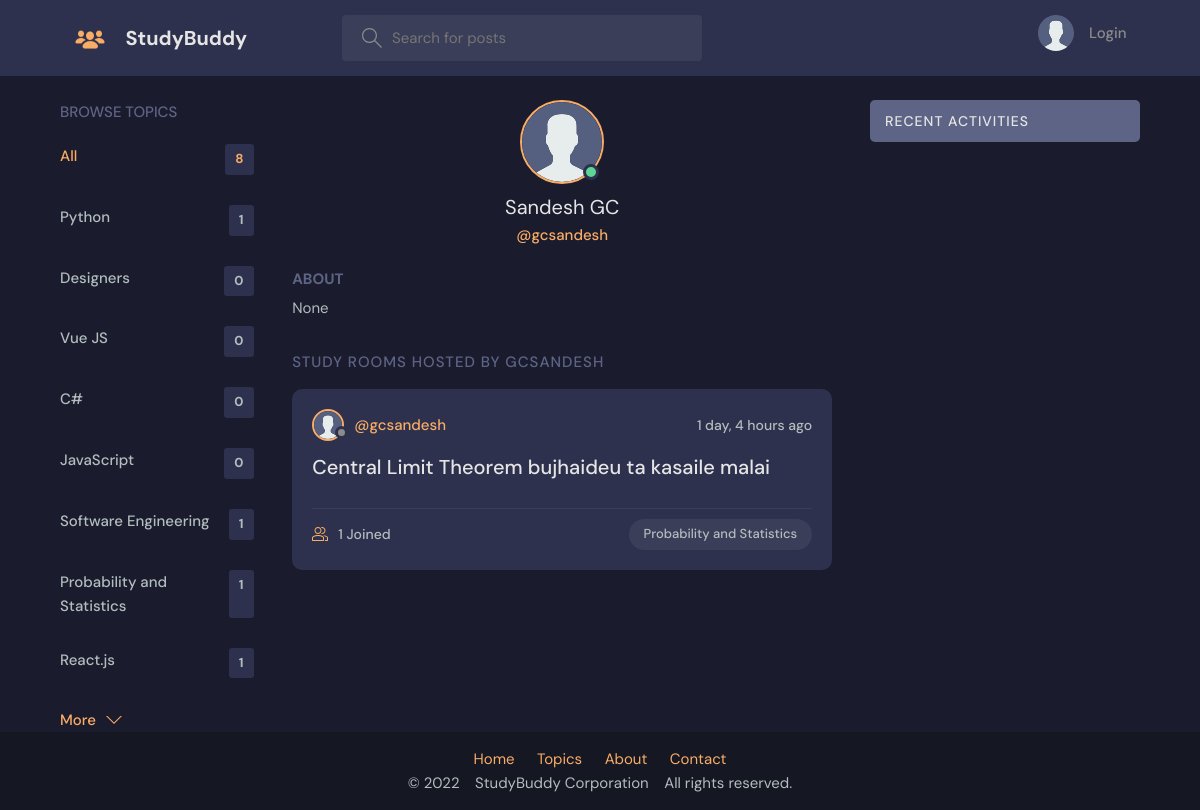
/profile/11/, run on an earlier commit of the app's database.
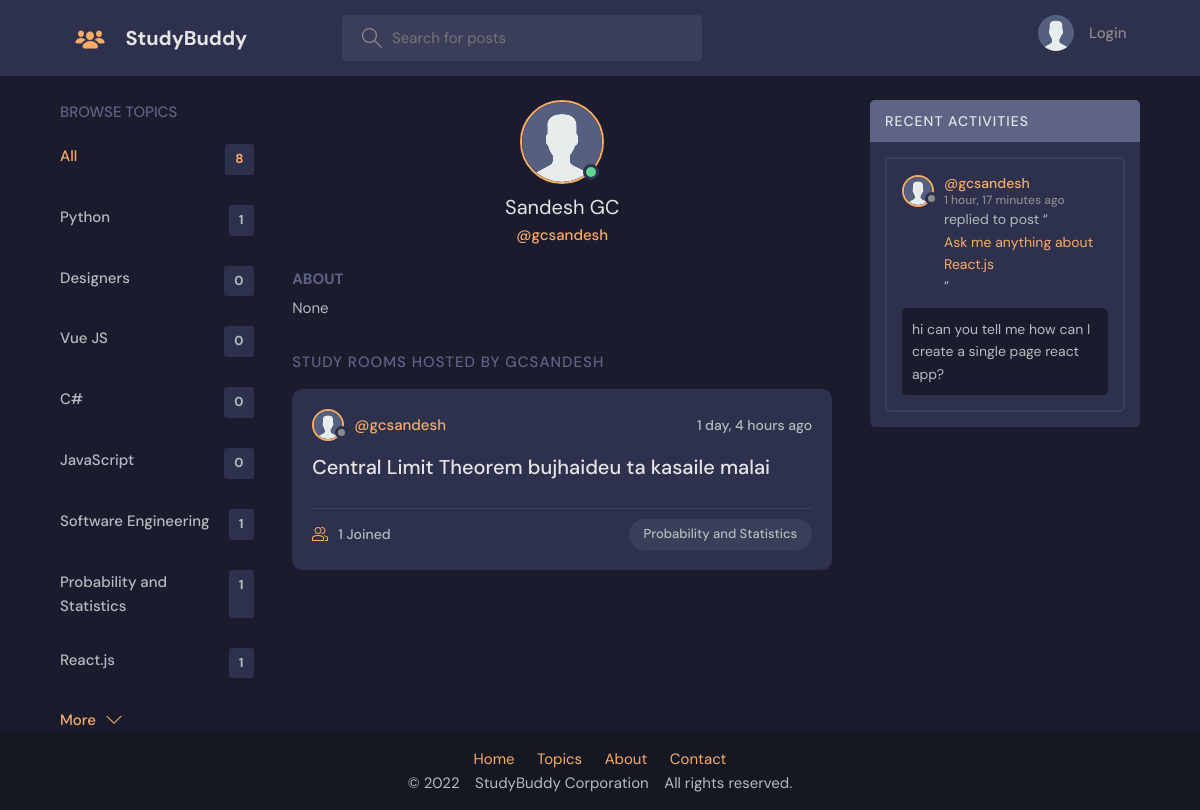
And on a later commit of the database.
### base/models.py (models this page shows, shortened)
class Topic(models.Model):
    name = models.CharField(max_length=200)

class User(AbstractUser):
    name = models.CharField(max_length=200, null=True)
    email = models.EmailField(unique=True, null=True)
    bio = models.TextField(null=True)
    avatar = models.ImageField(null=True, default="avatar.svg")
    USERNAME_FIELD = 'email'
    REQUIRED_FIELDS = []

class Room(models.Model):
    host = models.ForeignKey(User, on_delete=models.SET_NULL, null=True)
    topic = models.ForeignKey(Topic, on_delete=models.SET_NULL, null=True)
    name = models.CharField(max_length=200)
    description = models.TextField(null=True, blank=True)
    participants = models.ManyToManyField(
        User, related_name='participants', blank=True)
    updated = models.DateTimeField(auto_now=True)
    created = models.DateTimeField(auto_now_add=True)
    class Meta:
        ordering = ['-updated', '-created']
    def __str__(self):
        return self.name

class Message(models.Model):
    user = models.ForeignKey(User, on_delete=models.CASCADE)
    room = models.ForeignKey(Room, on_delete=models.CASCADE)
    body = models.TextField()
    updated = models.DateTimeField(auto_now=True)
    created = models.DateTimeField(auto_now_add=True)
    class Meta:
        ordering = ['-updated', '-created']

### base/views.py (the view)
# urls.py: path('profile/<str:pk>/', views.userProfile, name="user-profile"),
def userProfile(request, pk):
    user = User.objects.get(id=pk)
    rooms = user.room_set.all()
    room_messages = user.message_set.all()
    topics = Topic.objects.all()
    context = {'user': user, 'rooms': rooms,
               'room_messages': room_messages, 'topics': topics,'topicscount':topicscount}
    return render(request, 'base/profile.html', context)

### base/templates/base/profile.html (shortened to what this page needs)
{% extends 'main.html' %}
{% block content %}
<main class="profile-page layout layout--3">
  <div class="container">
    {% include 'base/topics_component.html' %}
    <div class="roomList">
      <div class="profile">
        <div class="profile__avatar">
          <div class="avatar avatar--large active">
            <img src="{{user.avatar.url}}" />
          </div>
        </div>
        <div class="profile__info">
          <h3>{{user.name}}</h3>
          <p>@{{user.username}}</p>
        </div>
        <div class="profile__about">
          <h3>About</h3>
          <p>
            {{user.bio}}
          </p>
        </div>
      </div>
      <div class="roomList__header">
        <div>
          <h2>Study Rooms Hosted by {{user.username}}</a>
          </h2>
        </div>
      </div>
      {% include 'base/feed_component.html' %}
    </div>
    {% include 'base/activity_component.html' %}
  </div>
</main>
{% endblock content %}

### templates/main.html (shortened to what this page needs)
<!DOCTYPE html>
{% load static %}
<html lang="en">
    <head>
        <link rel="stylesheet" href="{% static 'styles/style.css' %}" />
    </head>
    <body>
        {% include 'navbar.html' %}
        {% block content %}
        {% endblock %}
        {% include 'footer.html' %}
    </body>
</html>

### templates/navbar.html (shortened to what this page needs)
{% load static %}
<header class="header header--loggedIn">
    <div class="container">
        <a href="{% url 'home' %}" class="header__logo">
            <img
>
            <h1>StudyBuddy</h1>
        </a>
        <form class="header__search" method="GET" action="{% url 'home' %}">
            <label>
                <input name="q" placeholder="Search for posts" />
            </label>
        </form>
        <nav class="header__menu">
            {% if request.user.is_authenticated %}
            <div class="header__user">
                <a href="{% url 'user-profile' request.user.id %}">
                    <div class="avatar avatar--medium active">
                        <img src="{{request.user.avatar.url}}" />
                    </div>
                    <p>{{request.user.name}} <span>@{{request.user.username}}</span></p>
                </a>
                <button class="dropdown-button">
                    <svg version="1.1" xmlns="http://www.w3.org/2000/svg" width="32" height="32" viewBox="0 0 32 32">
                        <title>chevron-down</title>
                        <path d="M16 21l-13-13h-3l16 16 16-16h-3l-13 13z"></path>
                    </svg>
                </button>
            </div>
            {% else %}
            <a href="{% url 'login' %}">
                <img src="{% static 'images/avatar.svg' %}" />
                <p>Login</p>
            </a>
            {% endif %}
        </nav>
    </div>
</header>

### base/templates/base/topics_component.html
<div class="topics">
    <div class="topics__header">
        <h2>Browse Topics</h2>
    </div>
    <ul class="topics__list">
        <li>
            <a href="{% url 'home' %}" class="active">All <span>{{topicscount}}</span></a>
        </li>
        {% for topic in topics %}
        <li>
            <a href="{% url 'home' %}?q={{topic.name}}">{{topic.name}}<span>{{topic.room_set.all.count}}</span></a>
        </li>
        {% endfor %}
    </ul>
    <a class="btn btn--link" href="{% url 'topics' %}">
        More
        <svg version="1.1" xmlns="http://www.w3.org/2000/svg" width="32" height="32" viewBox="0 0 32 32">
            <title>chevron-down</title>
            <path d="M16 21l-13-13h-3l16 16 16-16h-3l-13 13z"></path>
        </svg>
    </a>
</div>

### base/templates/base/feed_component.html (shortened to what this page needs)
{% for room in rooms %}
<div class="roomListRoom">
    <div class="roomListRoom__header">
        <a href="{% url 'user-profile' room.host.id %}" class="roomListRoom__author">
            <div class="avatar avatar--small">
                <img src="{{room.host.avatar.url}}" />
            </div>
            <span>@{{room.host.username}}</span>
        </a>
        <div class="roomListRoom__actions">
            <span>{{room.created|timesince}} ago</span>
        </div>
    </div>
    <div class="roomListRoom__content">
        <a href="{% url 'room' room.id %}">{{room.name}}</a>
    </div>
    <div class="roomListRoom__meta">
        <a href="{% url 'room' room.id %}" class="roomListRoom__joined">
            {{room.participants.all.count}} Joined
        </a>
        <p class="roomListRoom__topic">{{room.topic.name}}</p>
    </div>
</div>
{% endfor %}

### base/templates/base/activity_component.html (shortened to what this page needs)
<div class="activities">
    <div class="activities__header">
        <h2>Recent Activities</h2>
    </div>
    {% for message in room_messages %}
    <div class="activities__box">
        <div class="activities__boxHeader roomListRoom__header">
            <a href="{% url 'user-profile' message.user.id %}" class="roomListRoom__author">
                <div class="avatar avatar--small">
                    <img src="{{message.user.avatar.url}}" />
                </div>
                <p>
                    @{{message.user.username}}
                    <span>{{message.created|timesince}} ago</span>
                </p>
            </a>
        </div>
        <div class="activities__boxContent">
            <p>replied to post “<a href="{% url 'room' message.room.id %}">{{message.room}}</a>”</p>
            <div class="activities__boxRoomContent">{{message.body}}</div>
        </div>
    </div>
    {% endfor %}
</div>

### templates/footer.html (shortened to what this page needs)
{% load static %}
<head>
</head>
<footer class="footer">
    <div class="footer__row">
        <ul class="footer__menu">
            <li class="footer__menu--item">
                <a href="{% url 'home' %}" class="footer__menu--item--link">Home</a>
            </li>
            <li class="footer__menu--item">
                <a href="{% url 'topics' %}" class="footer__menu--item--link">Topics</a>
            </li>
            <li class="footer__menu--item">
                <a href="{% url 'about' %}" class="footer__menu--item--link">About</a>
            </li>
            <li class="footer__menu--item">
                <a href="{% url 'contact' %}" class="footer__menu--item--link">Contact</a>
            </li>
        </ul>
    </div>
    <div class="footer__row below__footer">&copy; 2022 &ensp; StudyBuddy Corporation &ensp; All rights reserved.
    </div>
</footer>

### templates/footer.html (style rules this page uses)
.footer { width: 100%; margin-top: auto; padding: 1em; background-color: #151723; }
.footer__row { width: 100%; display: flex; justify-content: center; margin: 0 auto; }
.footer__menu { list-style-type: none; display: flex; gap: 1.5em; }

What changed in the data, as far as the page shows it:
added Message: user.avatar (placeholder picture), user.username "gcsandesh", created "1 hour, 17 minutes", room "Ask me anything about React.js", body "hi can you tell me how can I create a single page react app?"
